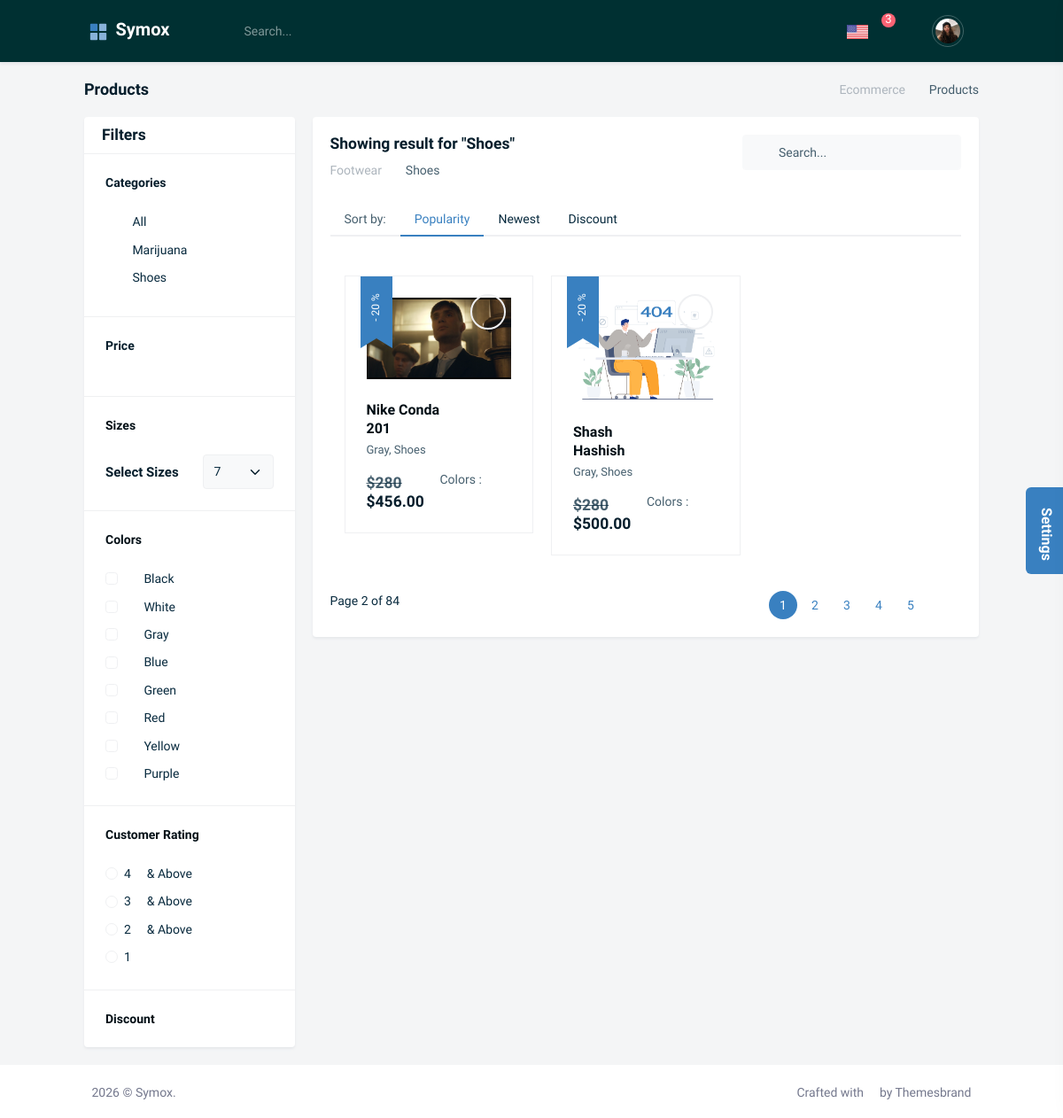
Page /shop/ on the earlier database version.
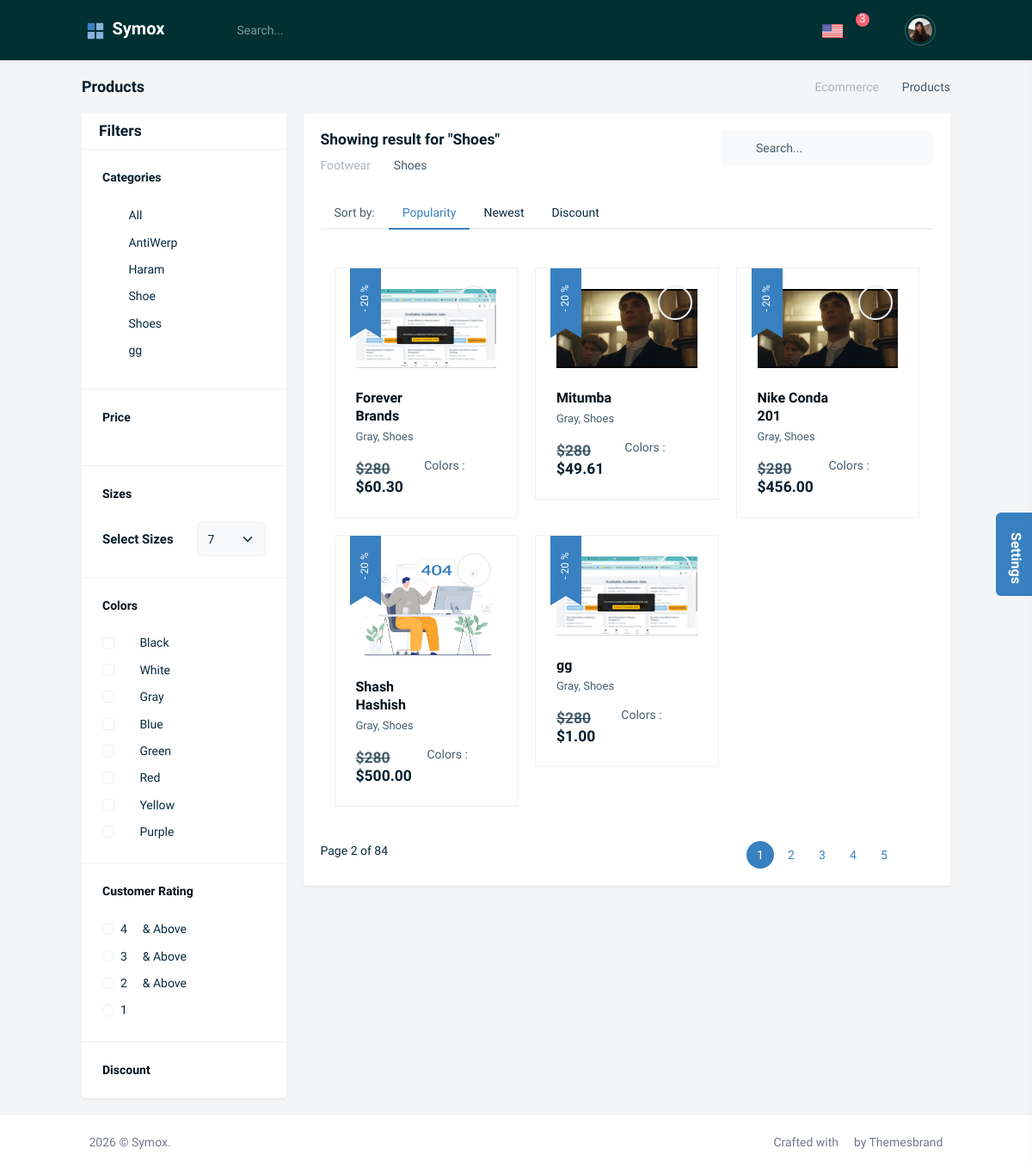
Same page on the later database version.
### shop/models.py (models this page shows, shortened)
class Category(models.Model):
    name = models.CharField(max_length=200)
    slug = models.CharField(max_length=200, unique=True)
    class Meta:
        ordering = ['name']
        indexes = [
            models.Index(fields=['name']),
        ]
        verbose_name = "category"
        verbose_name_plural = "categories"
    def get_absolute_url(self):
        return reverse("shop:product_list_by_category", args=[self.slug])

class Product(models.Model):
    category = models.ForeignKey(
        Category,
        related_name='products',
        on_delete=models.CASCADE
    )
    name = models.CharField(max_length=200)
    slug = models.SlugField(max_length=200)
    image = models.ImageField(
        upload_to='products/%Y/%m/%d',
        blank=True
    )
    description = models.TextField(blank=True)
    price = models.DecimalField(max_digits=10, decimal_places=2)
    available = models.BooleanField(default=True)
    created = models.DateTimeField(auto_now_add=True)
    updated = models.DateTimeField(auto_now=True)
    class Meta:
        ordering = ["name"]
        indexes = [
            models.Index(fields=["id", "slug"]),
            models.Index(fields=["name"]),
            models.Index(fields=["-created"]),
        ]
    def get_absolute_url(self):
        return reverse("shop:product_detail", args=[self.id, self.slug])

### shop/views.py (the view)
# urls.py: path("", views.product_list, name="product_list"),
def product_list(request, category_slug=None):
    category = None
    categories = Category.objects.all()
    products = Product.objects.filter(available=True)
    if category_slug:
        category = get_object_or_404(Category, slug=category_slug)
        products = products.filter(category=category)
    return render(
        request,
        "apps/ecommerce/ecommerce-products.html",
        {
            'category': category,
            "categories": categories,
            "products": products,
        }
    )

### templates/apps/ecommerce/ecommerce-products.html (shortened to what the changed rows need)
{% extends 'partials/base.html' %}
{% load static %}
{% block extra_css %}
<link rel="stylesheet" href="{% static 'libs/nouislider/dist/nouislider.min.css' %}">
{% endblock extra_css %}
{% block content %}
<div class="page-content">
    <div class="container-fluid">
        <div class="row">
            <div class="col-xl-3 col-lg-4">
                <div class="card">
                    <div class="p-4">
                        <div class="custom-accordion">
                            <ul class="list-unstyled categories-list mb-0">
                                {% for c in categories %}
                                <li >
                                    <a href="{{ c.get_absolute_url }}" class="text-body"><i class="mdi mdi-circle-medium me-1"></i> {{ c.name }}</a>
                                </li>
                                {% endfor %}
                           </ul>
                        </div>
                    </div>
                </div>
            </div>
            <div class="col-xl-9 col-lg-8">
                <div class="card">
                    <div class="card-body">
                        <div>
                                <div class="tab-content p-3 text-muted">
                                    <div class="tab-pane active" id="popularity" role="tabpanel">
                                        <div class="row">
                                            {% for product in products %}
                                            <div class="col-xl-4 col-sm-6">
                                                <div class="product-box">
                                                    <div class="product-ribbon">
                                                        - 20 %
                                                    </div>
                                                    <div class="product-img pt-4 px-4">
                                                        <div class="product-wishlist">
                                                            <a href="#">
                                                                <i class="mdi mdi-heart-outline"></i>
                                                            </a>
                                                        </div>
                                                        <img src="{% if product.image %}
                                                        {{ product.image.url }}
                                                        {% else %} {% static 'images/404-img.png' %}
                                                        {% endif %}"
                                                        alt="" class="img-fluid mx-auto d-block">
                                                    </div>
                                                    <div class="product-content p-4">
                                                        <div class="d-flex justify-content-between align-items-end">
                                                            <div>
                                                                <h5 class="mb-1"><a href="{{ product.get_absolute_url }}" class="text-dark font-size-16">{{ product.name}}</a></h5>
                                                                <p class="text-muted font-size-13">Gray, Shoes</p>
                                                                <h5 class="mt-3 mb-0"><span class="text-muted me-2"><del>$280</del></span> ${{product.price}}</h5>
                                                            </div>
                                                            <div>
                                                                <ul class="list-inline mb-0 text-muted product-color">
                                                                    <li class="list-inline-item">
                                                                        Colors :
                                                                    </li>
                                                                    <li class="list-inline-item">
                                                                        <i class="mdi mdi-circle text-dark"></i>
                                                                    </li>
                                                                    <li class="list-inline-item">
                                                                        <i class="mdi mdi-circle text-light"></i>
                                                                    </li>
                                                                    <li class="list-inline-item">
                                                                        <i class="mdi mdi-circle text-primary"></i>
                                                                    </li>
                                                                </ul>
                                                            </div>
                                                        </div>
                                                    </div>
                                                </div>
                                            </div>
                                            {% endfor %}
                                        </div>
                                    </div>
                                </div>
                        </div>
                    </div>
                </div>
            </div>
        </div>
    </div>
</div>
{% endblock %}

Differences in the rows shown:
removed Category: name "Marijuana"
added Category: name "AntiWerp"
added Category: name "Haram"
added Category: name "Shoe"
added Category: name "gg"
added Product: image (picture), name "Forever Brands", price "60.30"
added Product: image (picture), name "Mitumba", price "49.61"
added Product: image (picture), name "gg", price "1.00"
